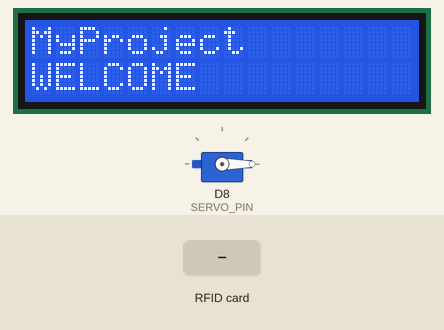
Recording of a sketch running on a simulated ESP8266 (Wemos D1 mini). Shown: 16×2 character LCD, servo. Wiring (inferred from the names in the program): IR receiver: data D0. The test bench sets the inputs (shaded band). WiFi joins after 1.5 s; servers stay silent unless stated; uploads are accepted with an empty reply; what the sketch prints to the serial monitor is not drawn.

Above: at 0.7 s.
At 8.4 s:
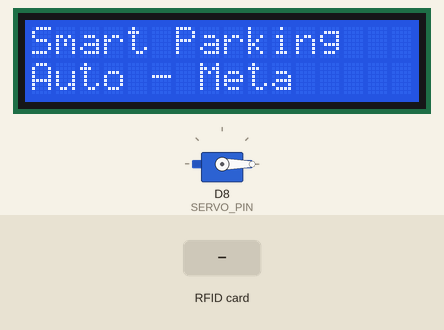
8.5 s: RFID card 12 34 56 78 held to the reader
At 9.0 s:
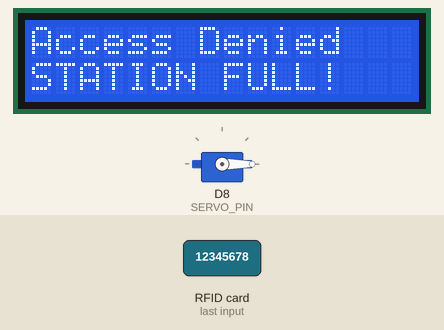
At 11.7 s:
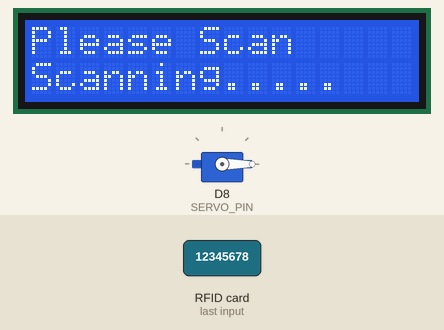
14.5 s: RFID card 5E 7A 19 C4 held to the reader
Timing chart, 0 to 17.5 s (numbered marks = the images above; inputs shaded):
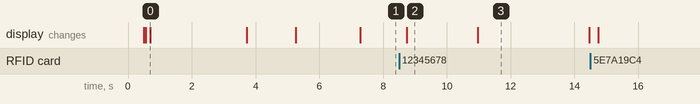

The sketch:

firmware.ino
```cpp
/*
 * =========================================================================================
 * Project: Smart Parking Auto-meta (IoT Entry Kiosk & Slot Barrier System)
 * Designed & Developed by: Team AKOP, Department of ETC, SB Jain, Nagpur
 * Target Microcontroller: ESP8266 (NodeMCU / Wemos D1 Mini)
 * =========================================================================================
 *
 * Hardware Pin Connections:
 * -----------------------------------------------------------------------------------------
 * 1. 16x2 I2C LCD Display (@0x27):
 *    - SCL -> D1 (GPIO 5)
 *    - SDA -> D2 (GPIO 4)
 *    - VCC -> 5V (VIN)
 *    - GND -> GND
 *
 * 2. MFRC522 RFID Reader:
 *    - RST -> D3 (GPIO 0)
 *    - SDA/SS -> D4 (GPIO 2)
 *    - SCK -> D5 (GPIO 14)
 *    - MISO -> D6 (GPIO 12)
 *    - MOSI -> D7 (GPIO 13)
 *    - 3.3V -> 3V3
 *    - GND -> GND
 *
 * 3. Barrier Servo Motor (SG90 / MG996R):
 *    - PWM Signal -> D8 (GPIO 15)
 *    - VCC -> 5V (VIN or External 5V Power Supply)
 *    - GND -> GND (Common Ground)
 *
 * 4. Slot IR Sensor (Individual Slot Detection):
 *    - OUT -> D0 (GPIO 16)
 *    - VCC -> 3.3V / 5V
 *    - GND -> GND
 *
 * 5. Ultrasonic Sensor (Vehicle Entry Detection):
 *    - TRIG -> GPIO 1 (TX)
 *    - ECHO -> GPIO 3 (RX)
 *    - VCC -> 5V
 *    - GND -> GND
 *
 * Required Arduino Libraries (Install via Arduino Library Manager):
 * - ESP8266WiFi
 * - ESP8266HTTPClient
 * - WiFiClient
 * - LiquidCrystal_I2C by Frank de Brabander
 * - MFRC522 by GithubCommunity / miguelbalboa
 * - Servo by Michael Margolis
 * - ArduinoJson by Benoit Blanchon (v6 or v7)
 * =========================================================================================
 */

#include <ESP8266WiFi.h>
#include <ESP8266HTTPClient.h>
#include <WiFiClient.h>
#include <Wire.h>
#include <LiquidCrystal_I2C.h>
#include <SPI.h>
#include <MFRC522.h>
#include <Servo.h>
#include <ArduinoJson.h>

// ==========================================
// 1. CONFIGURATION & CREDENTIALS
// ==========================================
// WiFi Credentials from prompt.txt
const char* ssid     = "ESP8266";
const char* password = "12345678";

// Cloud / Local Backend Server URL
// Keep renderUrl blank as requested; fill with your deployed Render URL after deployment:
// e.g., "https://parking-auto-meta.onrender.com"
const char* renderUrl = "";

// Local fallback URL when testing on home/lab router (change to your PC LAN IP):
const char* localServerUrl = "http://192.168.4.1:3000";

// Parking Station ID for this physical kiosk
const char* stationId = "STN-SBJAIN";

// ==========================================
// 2. PIN DEFINITIONS
// ==========================================
// RFID RC522 Pins
#define RFID_RST_PIN  0   // D3 (GPIO 0)
#define RFID_SS_PIN   2   // D4 (GPIO 2)

// Servo Motor Pin
#define SERVO_PIN     15  // D8 (GPIO 15)

// Slot IR Sensor Pin
#define IR_SENSOR_PIN 16  // D0 (GPIO 16)

// Ultrasonic Sensor Pins
#define US_TRIG_PIN   1   // GPIO 1 (TX)
#define US_ECHO_PIN   3   // GPIO 3 (RX)

// ==========================================
// 3. HARDWARE OBJECT INSTANCES
// ==========================================
// 16x2 I2C LCD @ 0x27 address, 16 columns, 2 rows (SCL=D1, SDA=D2)
LiquidCrystal_I2C lcd(0x27, 16, 2);

// RFID RC522 Reader
MFRC522 rfid(RFID_SS_PIN, RFID_RST_PIN);

// Barrier Servo
Servo barrierServo;

// Tracking Variables
int barrierAngle = 0;              // 0 = Closed, 90 = Open
bool lastIrState = HIGH;
unsigned long lastServerPoll = 0;
const unsigned long POLL_INTERVAL = 3000; // Poll server every 3s
unsigned long welcomeAnimationTimer = 0;
int welcomeStep = 0;

// Helper to determine the active server endpoint
String getBaseUrl() {
  if (strlen(renderUrl) > 0) {
    return String(renderUrl);
  }
  return String(localServerUrl);
}

// Helper to print exact 16-character strings to LCD R1 and R2
void printLcd(String r1, String r2) {
  lcd.clear();
  lcd.setCursor(0, 0);
  lcd.print(r1);
  lcd.setCursor(0, 1);
  lcd.print(r2);
}

// Servo gate actuation helper
void setGate(int angle) {
  barrierAngle = angle;
  barrierServo.write(angle);
  delay(15);
}

// ==========================================
// SETUP FUNCTION
// ==========================================
void setup() {
  // Initialize Serial (Note: GPIO 1 & 3 are used by Ultrasonic; disable Serial if Ultrasonic in active use)
  Serial.begin(115200);
  delay(500);
  Serial.println("\n[IoT] Smart Parking Auto-meta Initializing...");

  // Initialize I2C LCD (SDA on D2, SCL on D1)
  Wire.begin(4, 5); // SDA=GPIO 4 (D2), SCL=GPIO 5 (D1)
  lcd.init();
  lcd.backlight();

  // Initialize Servo Motor on D8
  barrierServo.attach(SERVO_PIN);
  setGate(0); // Start closed (0 degrees)

  // Initialize IR Sensor on D0
  pinMode(IR_SENSOR_PIN, INPUT);

  // Initialize Ultrasonic Pins
  pinMode(US_TRIG_PIN, OUTPUT);
  pinMode(US_ECHO_PIN, INPUT);
  digitalWrite(US_TRIG_PIN, LOW);

  // Initialize SPI & RFID RC522
  SPI.begin();
  rfid.PCD_Init();
  delay(50);
  Serial.println("[IoT] RFID RC522 Initialized on D3/D4");

  // -------------------------------------------------------------
  // EXACT LCD SEQUENCE IN SETUP (As specified in prompt.txt)
  // -------------------------------------------------------------
  // R1: MyProject
  // R2: WELCOME
  // delay(3S)
  printLcd("MyProject", "WELCOME");
  delay(3000);

  // R1: CONNECTING TO
  // R2: WiFi.........
  printLcd("CONNECTING TO", "WiFi.........");
  Serial.print("[WiFi] Connecting to: ");
  Serial.println(ssid);

  WiFi.mode(WIFI_STA);
  WiFi.begin(ssid, password);

  int wifiRetries = 0;
  while (WiFi.status() != WL_CONNECTED && wifiRetries < 25) {
    delay(500);
    Serial.print(".");
    wifiRetries++;
  }

  // R1: CONNECTED TO
  // R2: WiFi...SUCCESS
  if (WiFi.status() == WL_CONNECTED) {
    Serial.println("\n[WiFi] Connected! IP: " + WiFi.localIP().toString());
    printLcd("CONNECTED TO", "WiFi...SUCCESS");
  } else {
    Serial.println("\n[WiFi] Connection timeout. Operating in Standalone/AP mode.");
    printLcd("WiFi Status:", "OFFLINE / LOCAL");
  }
  delay(2000);
}

// ==========================================
// LOOP FUNCTION
// ==========================================
void loop() {
  // 1. Idle Welcome Screen Carousel on 16x2 LCD
  handleWelcomeAnimation();

  // 2. Check for RFID Card Scan
  if (rfid.PICC_IsNewCardPresent() && rfid.PICC_ReadCardSerial()) {
    handleRfidScan();
    rfid.PICC_HaltA();
    rfid.PCD_StopCrypto1();
  }

  // 3. Check Slot IR Sensor (Pin D0)
  handleIrSensor();

  // 4. Periodically Poll Server for Gate Overrides & Remote LCD Data
  if (millis() - lastServerPoll >= POLL_INTERVAL) {
    lastServerPoll = millis();
    pollServerDetails();
  }
}

// ==========================================
// WELCOME MESSAGE CAROUSEL ON LCD
// ==========================================
void handleWelcomeAnimation() {
  // Rotate idle welcome message every 3.5 seconds
  if (millis() - welcomeAnimationTimer > 3500) {
    welcomeAnimationTimer = millis();
    welcomeStep = (welcomeStep + 1) % 3;

    switch (welcomeStep) {
      case 0:
        // R1: Welcome To
        // R2: System
        printLcd("Welcome To", "System");
        break;
      case 1:
        // R1: Smart Parking
        // R2: Auto - Meta
        printLcd("Smart Parking", "Auto - Meta");
        break;
      case 2:
        // R1: Please Scan
        // R2: Scanning.....
        printLcd("Please Scan", "Scanning.....");
        break;
    }
  }
}

// ==========================================
// RFID SCAN HANDLER (Entry & Exit)
// ==========================================
void handleRfidScan() {
  // Read Tag UID into a Hex String
  String tagId = "";
  for (byte i = 0; i < rfid.uid.size; i++) {
    if (rfid.uid.uidByte[i] < 0x10) tagId += "0";
    tagId += String(rfid.uid.uidByte[i], HEX);
  }
  tagId.toUpperCase();

  Serial.println("\n[RFID] Scanned Tag ID: " + tagId);

  // Send Tag ID to Server
  if (WiFi.status() == WL_CONNECTED) {
    WiFiClient client;
    HTTPClient http;
    String endpoint = getBaseUrl() + "/api/hardware/rfid-scan";

    http.begin(client, endpoint);
    http.addHeader("Content-Type", "application/json");

    StaticJsonDocument<256> doc;
    doc["rfidId"] = tagId;
    doc["stationId"] = stationId;

    String requestBody;
    serializeJson(doc, requestBody);

    int httpCode = http.POST(requestBody);
    Serial.printf("[HTTP] POST %s -> Code: %d\n", endpoint.c_str(), httpCode);

    if (httpCode > 0) {
      String response = http.getString();
      StaticJsonDocument<512> resDoc;
      DeserializationError err = deserializeJson(resDoc, response);

      if (!err && resDoc["success"]) {
        String action = resDoc["action"] | "CHECK_IN";

        if (action == "CHECK_IN") {
          // -------------------------------------------------------------
          // EXACT ENTRY LCD SEQUENCE (From prompt.txt)
          // -------------------------------------------------------------
          // R1: Scanning
          // R2: Successed !!!!
          printLcd("Scanning ", "Successed !!!!");
          delay(1500);

          // R1: Your ID :
          // R2: (Display Unique Id Generated when rfid Scanned)
          printLcd("Your ID :", tagId);
          delay(2000);

          // R1: Show parking block no. ( like no. 3)
          // R2: You can Go...
          int blockNo = resDoc["assignedSlot"]["blockNumber"] | 3;
          printLcd("Show park block", "no. " + String(blockNo));
          delay(2000);

          printLcd("You can Go...", "GATE OPENING");

          // Open Servo Barrier Gate (90 degrees)
          setGate(90);
          delay(3000);

          // R1: thank You !!
          // R2: For Visiting !!
          printLcd("thank You !!", "For Visiting !!");
          delay(2500);

          // Close Gate (0 degrees)
          setGate(0);

        } else if (action == "CHECK_OUT") {
          // -------------------------------------------------------------
          // EXACT CHECK-OUT LCD SEQUENCE (From prompt.txt)
          // -------------------------------------------------------------
          // R1: Welcome To
          // R2: System
          printLcd("Welcome To", "System");
          delay(1200);

          // R1: Smart Parking
          // R2: Auto - Meta
          printLcd("Smart Parking", "Auto - Meta");
          delay(1200);

          // R1: Please Enter Id:
          // R2: Scanning.....
          printLcd("Please Enter Id:", "Scanning.....");
          delay(1200);

          // R1: Scanning
          // R2: Successed !!!!
          printLcd("Scanning ", "Successed !!!!");
          delay(1500);

          // Open Servo Barrier Gate (90 degrees)
          setGate(90);

          // R1: thank You !!
          // R2: For Visiting !!
          printLcd("thank You !!", "For Visiting !!");
          delay(3000);

          // Close Gate (0 degrees)
          setGate(0);
        }
      } else {
        // Station Full or Error
        printLcd("Access Denied", "STATION FULL!");
        delay(2000);
      }
    } else {
      Serial.printf("[HTTP] POST failed, error: %s\n", http.errorToString(httpCode).c_str());
      printLcd("Server Offline", "Tag: " + tagId);
      delay(2000);
    }
    http.end();
  } else {
    // Offline simulation mode
    printLcd("Scanning ", "Successed !!!!");
    delay(1500);
    printLcd("Your ID :", tagId);
    delay(1500);
    printLcd("Show park block", "no. 1");
    setGate(90);
    delay(3000);
    setGate(0);
  }
}

// ==========================================
// SLOT IR SENSOR (Pin D0)
// ==========================================
void handleIrSensor() {
  bool currentIrState = digitalRead(IR_SENSOR_PIN);

  // If status changed (Active LOW: LOW = Car detected, HIGH = Empty)
  if (currentIrState != lastIrState) {
    lastIrState = currentIrState;
    bool isOccupied = (currentIrState == LOW);

    Serial.printf("[Sensor] IR Pin D0 Status Changed: %s\n", isOccupied ? "CAR DETECTED" : "SLOT EMPTY");

    if (WiFi.status() == WL_CONNECTED) {
      WiFiClient client;
      HTTPClient http;
      String endpoint = getBaseUrl() + "/api/hardware/slot-status";

      http.begin(client, endpoint);
      http.addHeader("Content-Type", "application/json");

      StaticJsonDocument<128> doc;
      doc["slotId"] = "SLOT-SBJ-01"; // Slot mapped to physical sensor
      doc["isOccupied"] = isOccupied;

      String requestBody;
      serializeJson(doc, requestBody);
      http.POST(requestBody);
      http.end();
    }
  }
}

// ==========================================
// POLL DETAILS FROM SERVER (LCD Data & Gate)
// ==========================================
void pollServerDetails() {
  if (WiFi.status() != WL_CONNECTED) return;

  WiFiClient client;
  HTTPClient http;
  String endpoint = getBaseUrl() + "/api/hardware/poll";

  http.begin(client, endpoint);
  int httpCode = http.GET();

  if (httpCode == HTTP_CODE_OK) {
    String payload = http.getString();
    StaticJsonDocument<512> doc;
    DeserializationError err = deserializeJson(doc, payload);

    if (!err && doc["success"]) {
      int targetAngle = doc["barrierAngle"] | 0;

      // Remote override gate position if needed
      if (targetAngle != barrierAngle) {
        setGate(targetAngle);
        Serial.printf("[Poll] Remote Gate Override: %d deg\n", targetAngle);
      }
    }
  }
  http.end();
}
```

Measured:
- after the input at 8.5 s, the display: changes after 0.25 s (image 2)
- what the display in image 0 shows lasts 3.0 s, from 0.7 s to 3.7 s
- what the display in image 2 shows lasts 2.3 s, from 8.7 s to 11.0 s
- what the display in image 3 shows lasts 3.5 s, from 11.0 s to 14.5 s
